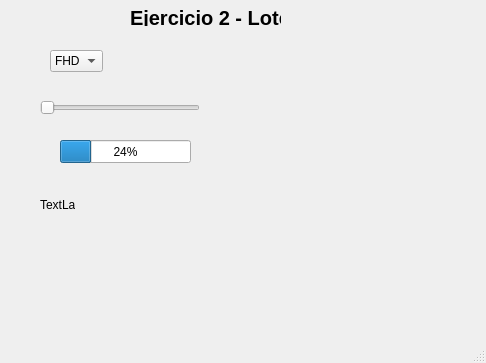
<?xml version="1.0" encoding="UTF-8"?>
<ui version="4.0">
 <class>MainWindow</class>
 <widget class="QMainWindow" name="MainWindow">
  <property name="geometry">
   <rect>
    <x>0</x>
    <y>0</y>
    <width>486</width>
    <height>363</height>
   </rect>
  </property>
  <property name="windowTitle">
   <string>MainWindow</string>
  </property>
  <widget class="QWidget" name="centralwidget">
   <widget class="QLabel" name="label">
    <property name="geometry">
     <rect>
      <x>130</x>
      <y>10</y>
      <width>151</width>
      <height>16</height>
     </rect>
    </property>
    <property name="font">
     <font>
      <pointsize>15</pointsize>
      <weight>75</weight>
      <bold>true</bold>
     </font>
    </property>
    <property name="text">
     <string>Ejercicio 2 - Lotes</string>
    </property>
   </widget>
   <widget class="QComboBox" name="comboBox">
    <property name="geometry">
     <rect>
      <x>50</x>
      <y>50</y>
      <width>53</width>
      <height>22</height>
     </rect>
    </property>
    <item>
     <property name="text">
      <string>FHD</string>
     </property>
    </item>
    <item>
     <property name="text">
      <string>2K</string>
     </property>
    </item>
    <item>
     <property name="text">
      <string>4K</string>
     </property>
    </item>
   </widget>
   <widget class="QSlider" name="horizontalSlider">
    <property name="geometry">
     <rect>
      <x>40</x>
      <y>100</y>
      <width>160</width>
      <height>16</height>
     </rect>
    </property>
    <property name="orientation">
     <enum>Qt::Horizontal</enum>
    </property>
   </widget>
   <widget class="QProgressBar" name="progressBar">
    <property name="geometry">
     <rect>
      <x>60</x>
      <y>140</y>
      <width>131</width>
      <height>23</height>
     </rect>
    </property>
    <property name="value">
     <number>24</number>
    </property>
   </widget>
   <widget class="QLabel" name="label_2">
    <property name="geometry">
     <rect>
      <x>40</x>
      <y>200</y>
      <width>35</width>
      <height>10</height>
     </rect>
    </property>
    <property name="text">
     <string>TextLabel</string>
    </property>
   </widget>
  </widget>
  <widget class="QMenuBar" name="menubar">
   <property name="geometry">
    <rect>
     <x>0</x>
     <y>0</y>
     <width>486</width>
     <height>18</height>
    </rect>
   </property>
  </widget>
  <widget class="QStatusBar" name="statusbar"/>
 </widget>
 <resources/>
 <connections/>
</ui>
